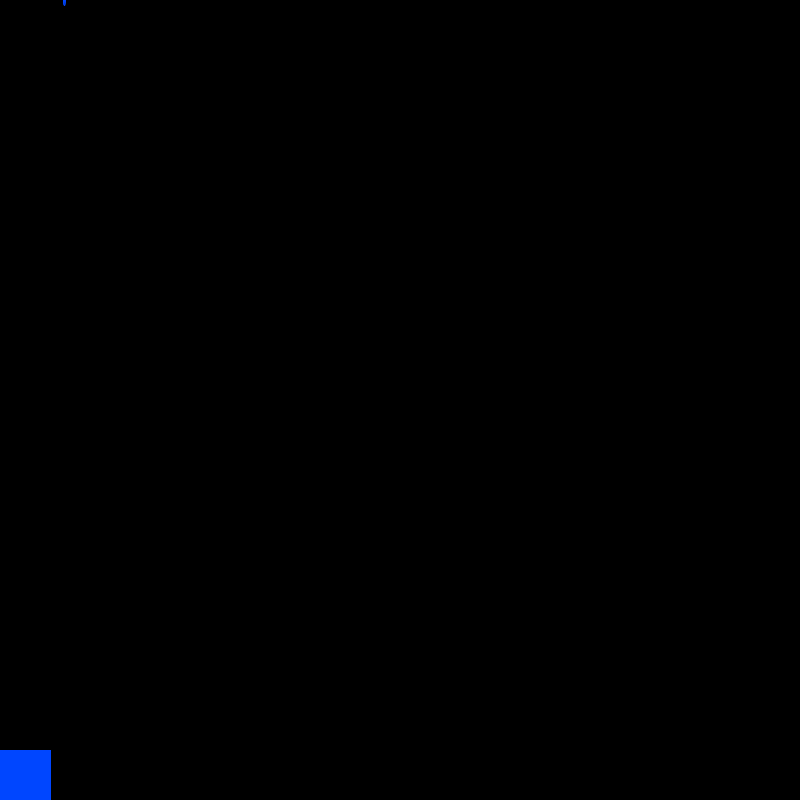
Frame 1 (no input)
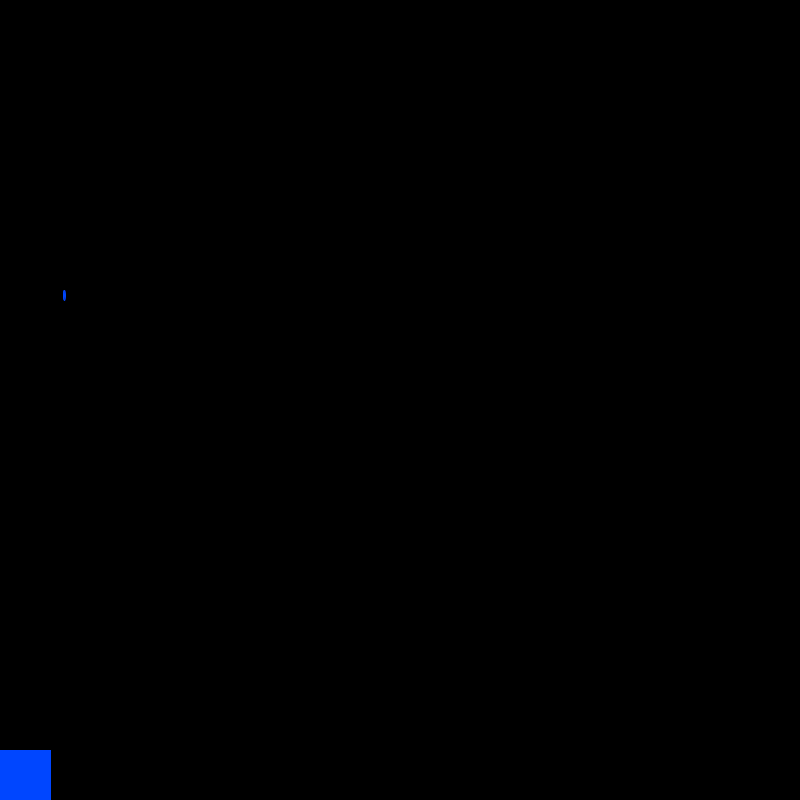
Frame 60 (the mouse pressed at the canvas centre just before this capture)
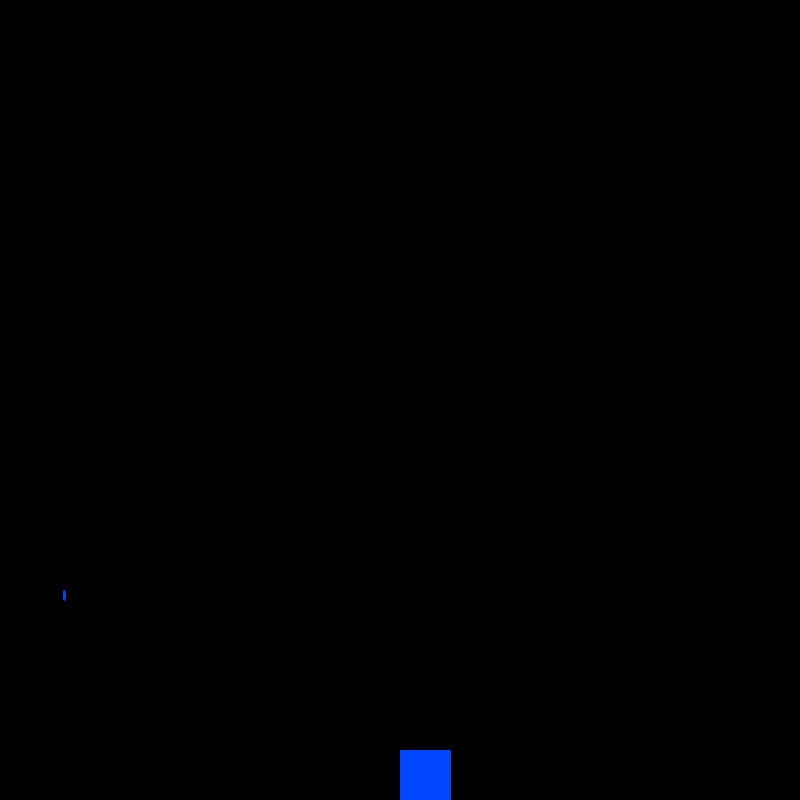
Frame 120 (the mouse held since frame 60 and released just before this capture)

The Processing sketch that drew these frames (run headless with seeded random() and noise(); from frame 60 on, the mouse is pressed at the canvas centre):

// Processing sketch: sketch_190917a
// ── sketch_190917a.pde
int yDrop;
int randomNumber = (int) random(width);
int score = 0;

void setup(){
  size(800,800);
}

void draw(){
  background(#000000);
  
  if(yDrop == 800){
  yDrop = 0;
  randomNumber = (int) random(width);
  }
  fill(#0046FF);
  stroke(#0046FF);
  ellipse(randomNumber, yDrop, 2, 10);
  yDrop = yDrop + 5;
  if(randomNumber == mouseX){
  score++;  
  }
  rect(mouseX,750,50,70);
  checkCatch(randomNumber);
}

void checkCatch(int x){
  if(x > mouseX && x<mouseX+70 && yDrop > 795)
    score++;
  else if (score > 0 && yDrop == 0)
    score--;
  println("Your score is now: " + score);
}
